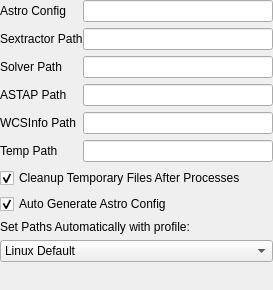
       <widget class="QWidget" name="External">
        <property name="geometry">
         <rect>
          <x>0</x>
          <y>0</y>
          <width>273</width>
          <height>290</height>
         </rect>
        </property>
        <attribute name="label">
         <string>External Program Options</string>
        </attribute>
        <layout class="QGridLayout" name="gridLayout_3">
         <property name="leftMargin">
          <number>0</number>
         </property>
         <property name="topMargin">
          <number>0</number>
         </property>
         <property name="rightMargin">
          <number>0</number>
         </property>
         <property name="bottomMargin">
          <number>0</number>
         </property>
         <property name="horizontalSpacing">
          <number>0</number>
         </property>
         <property name="verticalSpacing">
          <number>-1</number>
         </property>
         <item row="3" column="0">
          <widget class="QLabel" name="label_2">
           <property name="text">
            <string>Solver Path</string>
           </property>
          </widget>
         </item>
         <item row="5" column="1">
          <widget class="QLineEdit" name="wcsPath"/>
         </item>
         <item row="0" column="1">
          <widget class="QLineEdit" name="configFilePath">
           <property name="text">
            <string/>
           </property>
          </widget>
         </item>
         <item row="14" column="0" colspan="2">
          <widget class="QLabel" name="label_10">
           <property name="text">
            <string>Set Paths Automatically with profile:</string>
           </property>
          </widget>
         </item>
         <item row="15" column="0" colspan="2">
          <widget class="QComboBox" name="setPathsAutomatically">
           <item>
            <property name="text">
             <string>Linux Default</string>
            </property>
           </item>
           <item>
            <property name="text">
             <string>Linux KStars Internal </string>
            </property>
           </item>
           <item>
            <property name="text">
             <string>Mac Homebrew</string>
            </property>
           </item>
           <item>
            <property name="text">
             <string>Mac KStars Internal</string>
            </property>
           </item>
           <item>
            <property name="text">
             <string>Windows ANSVR</string>
            </property>
           </item>
           <item>
            <property name="text">
             <string>Windows Cygwin</string>
            </property>
           </item>
          </widget>
         </item>
         <item row="1" column="0">
          <widget class="QLabel" name="label">
           <property name="text">
            <string>Sextractor Path</string>
           </property>
          </widget>
         </item>
         <item row="5" column="0">
          <widget class="QLabel" name="label_42">
           <property name="text">
            <string>WCSInfo Path</string>
           </property>
          </widget>
         </item>
         <item row="7" column="0">
          <widget class="QLabel" name="label_11">
           <property name="text">
            <string>Temp Path</string>
           </property>
          </widget>
         </item>
         <item row="11" column="0" colspan="2">
          <widget class="QCheckBox" name="generateAstrometryConfig">
           <property name="text">
            <string>Auto Generate Astro Config</string>
           </property>
           <property name="checked">
            <bool>true</bool>
           </property>
          </widget>
         </item>
         <item row="7" column="1">
          <widget class="QLineEdit" name="basePath"/>
         </item>
         <item row="16" column="0">
          <spacer name="verticalSpacer_2">
           <property name="orientation">
            <enum>Qt::Vertical</enum>
           </property>
           <property name="sizeHint" stdset="0">
            <size>
             <width>20</width>
             <height>40</height>
            </size>
           </property>
          </spacer>
         </item>
         <item row="1" column="1">
          <widget class="QLineEdit" name="sextractorPath">
           <property name="text">
            <string/>
           </property>
          </widget>
         </item>
         <item row="3" column="1">
          <widget class="QLineEdit" name="solverPath"/>
         </item>
         <item row="10" column="0" colspan="2">
          <widget class="QCheckBox" name="cleanupTemp">
           <property name="text">
            <string>Cleanup Temporary Files After Processes</string>
           </property>
           <property name="checked">
            <bool>true</bool>
           </property>
          </widget>
         </item>
         <item row="0" column="0">
          <widget class="QLabel" name="label_3">
           <property name="text">
            <string>Astro Config</string>
           </property>
          </widget>
         </item>
         <item row="4" column="1">
          <widget class="QLineEdit" name="astapPath">
           <property name="text">
            <string/>
           </property>
          </widget>
         </item>
         <item row="4" column="0">
          <widget class="QLabel" name="label_45">
           <property name="text">
            <string>ASTAP Path</string>
           </property>
          </widget>
         </item>
        </layout>
       </widget>
